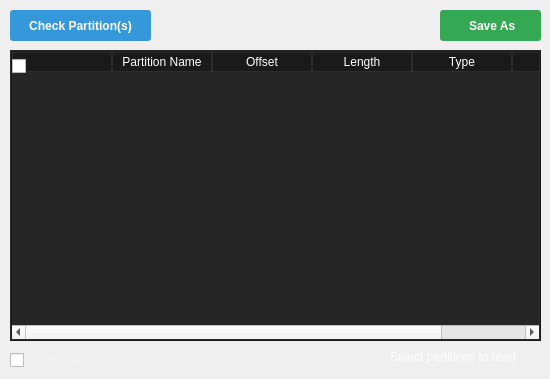
         <widget class="QWidget" name="readtab">
          <attribute name="icon">
           <iconset resource="ico.qrc">
            <normaloff>:/newPrefix/icons/search.png</normaloff>:/newPrefix/icons/search.png</iconset>
          </attribute>
          <attribute name="title">
           <string>Read partition</string>
          </attribute>
          <widget class="QCheckBox" name="readselectallcheckbox">
           <property name="geometry">
            <rect>
             <x>12</x>
             <y>56</y>
             <width>16</width>
             <height>20</height>
            </rect>
           </property>
           <property name="styleSheet">
            <string notr="true">color: rgb(241, 241, 241);</string>
           </property>
           <property name="text">
            <string/>
           </property>
          </widget>
          <widget class="QCheckBox" name="readDumpGPTCheckbox">
           <property name="geometry">
            <rect>
             <x>10</x>
             <y>350</y>
             <width>95</width>
             <height>20</height>
            </rect>
           </property>
           <property name="styleSheet">
            <string notr="true">color: rgb(241, 241, 241);</string>
           </property>
           <property name="text">
            <string>Dump GPT</string>
           </property>
          </widget>
          <widget class="QPushButton" name="readpartitionsbtn">
           <property name="geometry">
            <rect>
             <x>440</x>
             <y>10</y>
             <width>101</width>
             <height>31</height>
            </rect>
           </property>
           <property name="font">
            <font>
             <bold>true</bold>
            </font>
           </property>
           <property name="styleSheet">
            <string notr="true">QPushButton{
  background-color: rgb(52, 168, 83);
  color: rgb(255, 255, 255);
  border-radius: 3px;
}
QPushButton::hover{
	background-color:rgb(92, 209, 115);
}
QPushButton::pressed{
	padding-left:2px;
	padding-top: 1px;
	background-color: rgb(223, 160, 5);
}</string>
           </property>
           <property name="text">
            <string> Save As</string>
           </property>
           <property name="icon">
            <iconset resource="ico.qrc">
             <normaloff>:/newPrefix/icons/diskette.png</normaloff>:/newPrefix/icons/diskette.png</iconset>
           </property>
          </widget>
          <widget class="QLabel" name="readtitle">
           <property name="geometry">
            <rect>
             <x>390</x>
             <y>350</y>
             <width>151</width>
             <height>20</height>
            </rect>
           </property>
           <property name="sizePolicy">
            <sizepolicy hsizetype="Preferred" vsizetype="Fixed">
             <horstretch>0</horstretch>
             <verstretch>0</verstretch>
            </sizepolicy>
           </property>
           <property name="minimumSize">
            <size>
             <width>0</width>
             <height>20</height>
            </size>
           </property>
           <property name="styleSheet">
            <string notr="true">color: rgb(255, 255, 255);</string>
           </property>
           <property name="text">
            <string>Select partitions to read</string>
           </property>
           <property name="alignment">
            <set>Qt::AlignLeading|Qt::AlignLeft|Qt::AlignTop</set>
           </property>
          </widget>
          <widget class="QTableWidget" name="readpartitionList">
           <property name="geometry">
            <rect>
             <x>10</x>
             <y>50</y>
             <width>531</width>
             <height>291</height>
            </rect>
           </property>
           <property name="autoFillBackground">
            <bool>false</bool>
           </property>
           <property name="styleSheet">
            <string notr="true">QTableWidget {
	background-color: rgb(38, 38, 38);
	color: rgb(255, 255, 255);
	gridline-color:rgb(40, 55, 71);
	alternate-background-color:rgb(40, 55, 71);
	 selection-background-color:rgb(184, 233, 148);
    }

QHeaderView::section{
	background-color:rgb(26, 26, 26);
	border:1px solid rgb(45, 45, 45);
	color: rgb(255, 255, 255);
}


</string>
           </property>
           <property name="frameShape">
            <enum>QFrame::Box</enum>
           </property>
           <property name="frameShadow">
            <enum>QFrame::Raised</enum>
           </property>
           <property name="verticalScrollBarPolicy">
            <enum>Qt::ScrollBarAsNeeded</enum>
           </property>
           <property name="horizontalScrollBarPolicy">
            <enum>Qt::ScrollBarAsNeeded</enum>
           </property>
           <property name="sizeAdjustPolicy">
            <enum>QAbstractScrollArea::AdjustIgnored</enum>
           </property>
           <property name="autoScroll">
            <bool>true</bool>
           </property>
           <property name="showDropIndicator" stdset="0">
            <bool>true</bool>
           </property>
           <property name="dragDropOverwriteMode">
            <bool>true</bool>
           </property>
           <property name="alternatingRowColors">
            <bool>true</bool>
           </property>
           <property name="selectionBehavior">
            <enum>QAbstractItemView::SelectRows</enum>
           </property>
           <property name="textElideMode">
            <enum>Qt::ElideLeft</enum>
           </property>
           <property name="verticalScrollMode">
            <enum>QAbstractItemView::ScrollPerItem</enum>
           </property>
           <property name="horizontalScrollMode">
            <enum>QAbstractItemView::ScrollPerItem</enum>
           </property>
           <property name="showGrid">
            <bool>true</bool>
           </property>
           <property name="gridStyle">
            <enum>Qt::SolidLine</enum>
           </property>
           <property name="sortingEnabled">
            <bool>false</bool>
           </property>
           <property name="cornerButtonEnabled">
            <bool>true</bool>
           </property>
           <attribute name="horizontalHeaderCascadingSectionResizes">
            <bool>false</bool>
           </attribute>
           <attribute name="verticalHeaderVisible">
            <bool>false</bool>
           </attribute>
           <column>
            <property name="text">
             <string/>
            </property>
           </column>
           <column>
            <property name="text">
             <string>Partition Name</string>
            </property>
           </column>
           <column>
            <property name="text">
             <string>Offset</string>
            </property>
           </column>
           <column>
            <property name="text">
             <string>Length</string>
            </property>
           </column>
           <column>
            <property name="text">
             <string>Type</string>
            </property>
           </column>
           <column>
            <property name="text">
             <string>Size</string>
            </property>
           </column>
          </widget>
          <widget class="QPushButton" name="Checkpartitionsbtn">
           <property name="geometry">
            <rect>
             <x>10</x>
             <y>10</y>
             <width>141</width>
             <height>31</height>
            </rect>
           </property>
           <property name="font">
            <font>
             <bold>true</bold>
            </font>
           </property>
           <property name="styleSheet">
            <string notr="true">QPushButton{
  background-color: rgb(52, 152, 219);
  color: rgb(255, 255, 255);
  border-radius: 3px;
}
QPushButton::hover{
	background-color:rgb(92, 209, 115);
}
QPushButton::pressed{
	padding-left:2px;
	padding-top: 1px;
	background-color: rgb(223, 160, 5);
}</string>
           </property>
           <property name="text">
            <string>Check Partition(s)</string>
           </property>
           <property name="icon">
            <iconset resource="ico.qrc">
             <normaloff>:/newPrefix/icons/lightning-bolt.png</normaloff>:/newPrefix/icons/lightning-bolt.png</iconset>
           </property>
          </widget>
          <zorder>readDumpGPTCheckbox</zorder>
          <zorder>readpartitionsbtn</zorder>
          <zorder>readtitle</zorder>
          <zorder>readpartitionList</zorder>
          <zorder>readselectallcheckbox</zorder>
          <zorder>Checkpartitionsbtn</zorder>
         </widget>
